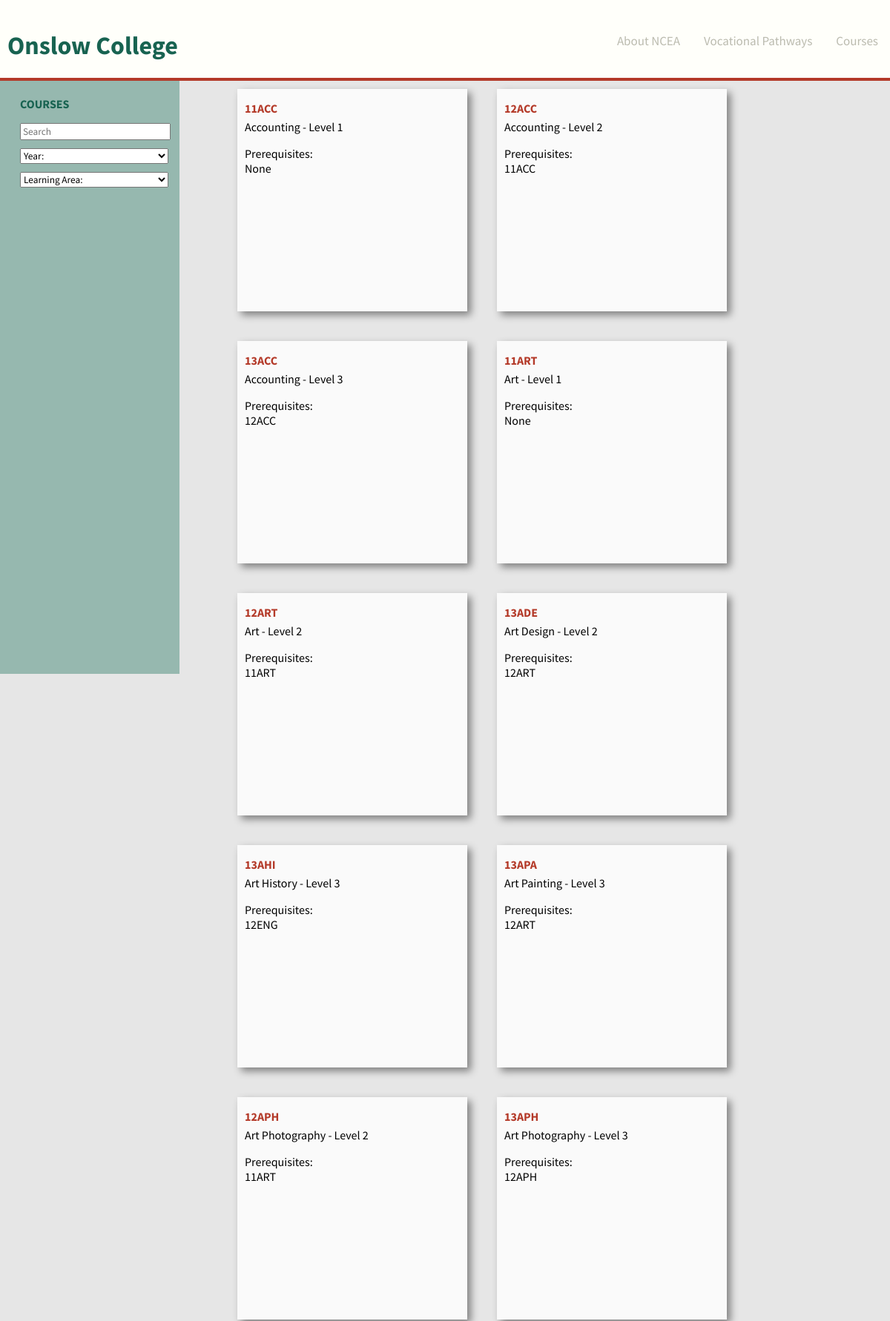
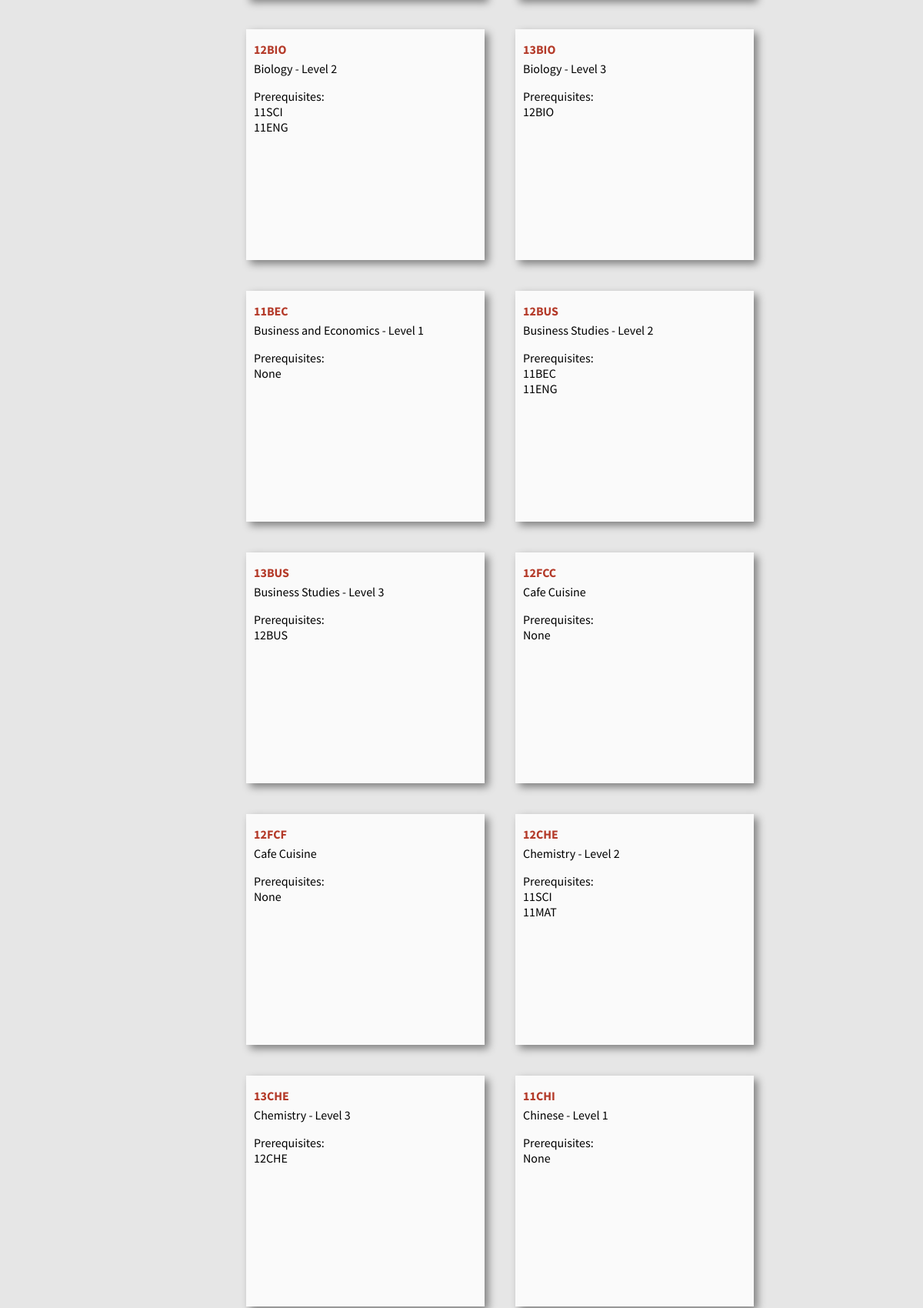
Screenshot of /MILLSMA_91635/index.php (upper part) with the database file from the repository (2 pictures, top to bottom).
### tables this page shows
CREATE TABLE IF NOT EXISTS `courses` (
  `course_id` tinyint(4) unsigned NOT NULL AUTO_INCREMENT,
  `name` varchar(64) NOT NULL,
  `level` char(2) NOT NULL,
  `code` char(3) NOT NULL,
  `contribution` varchar(64) NOT NULL,
  `eotc` varchar(64) NOT NULL,
  `info` varchar(1024) NOT NULL,
  `ue` tinyint(1) NOT NULL,
  `half` tinyint(1) NOT NULL,
  `credit_info` varchar(1024) NOT NULL,
  `la_id` tinyint(3) unsigned NOT NULL,
  PRIMARY KEY (`course_id`),
  KEY `la_id` (`la_id`)
);

CREATE TABLE IF NOT EXISTS `prerequisites` (
  `prereq_id` smallint(5) unsigned NOT NULL AUTO_INCREMENT,
  `primary_course_id` tinyint(4) unsigned NOT NULL,
  `course_id_pre` tinyint(4) unsigned NOT NULL,
  `prereq_info` varchar(256) NOT NULL,
  PRIMARY KEY (`prereq_id`),
  KEY `primary_course_id` (`primary_course_id`),
  KEY `course_id` (`course_id_pre`),
  KEY `course_id_2` (`course_id_pre`)
);

### MILLSMA_91635/index.php (the view, shortened to what this page needs)
<?php include 'header.php'; ?>
<aside>
	<button onclick="show_filters()" id="show_button">Show Filters</button>
</aside>
		<aside id='filer_side'>
			<div id='filter_content'>
			<section id='filter_header'>
			<p id='page_header'>COURSES</p>
			</section>
			<form action="index.php" method="GET">
				<?php
				echo "<section class='filter_type'><input type='text' name='course_search' id='course_search' placeholder='Search' onblur='this.form.submit()' value='";
					   if(isset($_GET['course_search'])){
						$search=trim(mysqli_real_escape_string($dbc, $_GET['course_search']));
					echo $search;}else{echo '';} echo "'>";?>
				</section>
				<section class='filter_type'><select name="year" onchange="this.form.submit()" style="width:200px;">
				<?php
				if(!isset($_GET['year']) or $_GET['year'] == '0'){$year_display = 'Year:';}
				else{$year_display = 'All Levels';}
				echo'<option value= 0 >'.$year_display.'</option>';
	?>
	</select></section>
		<section class='filter_type'><select name="learning_area" onchange="this.form.submit()" style="width:200px;">
		<?php if(!isset($_GET['learning_area']) or $_GET['learning_area'] == 0){$la_display = 'Learning Area:';}
		else{$la_display = 'All Learnign Areas';}
		echo'<option value= "none" >'.$la_display.'</option>';
		echo"</select>";?></section>
			</form>
		</div></aside>
		<?php
		$courses_query = "SELECT * FROM courses ORDER BY name ASC";
		$courses_result = mysqli_query($dbc, $courses_query);
		?>
		<div class='page_content'>
			<?php
			while($course=mysqli_fetch_assoc($courses_result)){
				if ($course['course_id'] != 0){
					echo '<a class="course_link" href="indv_course.php?course='.$course['course_id'].'">';
					$prereq_query= "SELECT * FROM prerequisites, courses WHERE courses.course_id = prerequisites.primary_course_id and primary_course_id=".$course['course_id'];
					$prereq_result = mysqli_query($dbc, $prereq_query);
				echo '<article class="subject_box"><p class="content_title">'.$course['level'].$course['code'].'</p><br>'.$course['name'].'<br><p class="prereq_container">';
				echo 'Prerequisites:<br>';
					$rowcount=mysqli_num_rows($prereq_result);
					while($prereq=mysqli_fetch_assoc($prereq_result)){
						$select_course_code_query = "SELECT level, code FROM `courses` WHERE course_id =".$prereq['course_id_pre'];
						$code_result = mysqli_query($dbc, $select_course_code_query);
						$rowcount=mysqli_num_rows($code_result);
						if($code_row = mysqli_fetch_assoc($code_result)) {
							echo $code_row['level'].$code_row['code'].'<br>';
						}}
					if($rowcount == 0){
						echo 'None';
					}
			echo '</p></article></a>';}}
			?>
		</div>
</body>
</html>

### MILLSMA_91635/header.php (shortened to what this page needs)
<!DOCTYPE html>
<html lang="en">
	<head>
		<link href="css/styles.css" rel="stylesheet">
		<link rel="stylesheet" href="https://cdnjs.cloudflare.com/ajax/libs/font-awesome/4.7.0/css/font-awesome.min.css">
	</head>
	<body>
		<div class="nav" id="navid">
	<a href="index.php" class="active"><h1>Onslow College</h1></a>
  <a href="index.php">Courses</a>
  <a href="vocational.php">Vocational Pathways</a>
  <a href="about_ncea.php">About NCEA</a>
</div>

### MILLSMA_91635/css/styles.css (style rules this page uses)
* { font-family: 'Source Sans Pro', sans-serif; }
body { background-color: #e6e6e6;margin: 0 }
h1 { color:#186351;padding-left:10px;float: left;margin-top:40px; }
.nav { overflow: hidden; background-color: #FFFFFA; border-bottom: 4px solid #B43A29; position:fixed; width:100%; }
.nav a { float: left; display: block; color: #BBBBAF; text-align: center; text-decoration: none; font-size: 17px; }
.active { float:left; }
.nav a:not(:first-child) { float:right;margin-top:30px; padding: 14px 16px; }
aside { float:left;margin-top:109px;margin-left:-8px;position:fixed; }
#filer_side { background-color:#96B8AF;height:100vh;width:250px; }
#page_header { color:#186351;font-weight: bold;float:left; }
#filter_content { padding-left:30px; }
section { padding: 5px; }
input#course_search { width:195px; }
#show_button, #hide_button { background-color: #B43A29; border: none; color: white; text-align: center; text-decoration: none; font-size: 16px; }
div.page_content { float:right;width:75%; margin-top:100px; }
article { display:inline-block;margin: 20px;background:#FAFAFA;padding-left:10px;vertical-align:top;box-shadow: 5px 5px 10px grey }
article.subject_box { height:300px;width: 300px; }
.content_title { color:#B43A29;font-weight: bold;margin-bottom:-15px; }
.prereq_container { height:100px; }
.course_link { color:#000; }

### rows the page displays
courses: level "11", code "ACC", name "Accounting - Level 1", shows "None"
courses: level "12", code "ACC", name "Accounting - Level 2"
prerequisites: course_id_pre.level "11", course_id_pre.code "ACC"
courses: level "13", code "ACC", name "Accounting - Level 3"
prerequisites: course_id_pre.level "12", course_id_pre.code "ACC"
courses: level "11", code "ART", name "Art - Level 1", shows "None"
courses: level "12", code "ART", name "Art - Level 2"
prerequisites: course_id_pre.level "11", course_id_pre.code "ART"
courses: level "13", code "ADE", name "Art Design - Level 2"
prerequisites: course_id_pre.level "12", course_id_pre.code "ART"
courses: level "13", code "AHI", name "Art History - Level 3"
prerequisites: course_id_pre.level "12", course_id_pre.code "ENG"
courses: level "13", code "APA", name "Art Painting - Level 3"
prerequisites: course_id_pre.level "12", course_id_pre.code "ART"
courses: level "12", code "APH", name "Art Photography - Level 2"
prerequisites: course_id_pre.level "11", course_id_pre.code "ART"
courses: level "13", code "APH", name "Art Photography - Level 3"
prerequisites: course_id_pre.level "12", course_id_pre.code "APH"
courses: level "12", code "BIO", name "Biology - Level 2"
prerequisites: course_id_pre.level "11", course_id_pre.code "SCI"
prerequisites: course_id_pre.level "11", course_id_pre.code "ENG"
courses: level "13", code "BIO", name "Biology - Level 3"
prerequisites: course_id_pre.level "12", course_id_pre.code "BIO"
courses: level "11", code "BEC", name "Business and Economics - Level 1", shows "None"
courses: level "12", code "BUS", name "Business Studies - Level 2"
prerequisites: course_id_pre.level "11", course_id_pre.code "BEC"
prerequisites: course_id_pre.level "11", course_id_pre.code "ENG"
courses: level "13", code "BUS", name "Business Studies - Level 3"
prerequisites: course_id_pre.level "12", course_id_pre.code "BUS"
courses: level "12", code "FCC", name "Cafe Cuisine", shows "None"
courses: level "12", code "FCF", name "Cafe Cuisine", shows "None"
courses: level "12", code "CHE", name "Chemistry - Level 2"
prerequisites: course_id_pre.level "11", course_id_pre.code "SCI"
prerequisites: course_id_pre.level "11", course_id_pre.code "MAT"
courses: level "13", code "CHE", name "Chemistry - Level 3"
prerequisites: course_id_pre.level "12", course_id_pre.code "CHE"
courses: level "11", code "CHI", name "Chinese - Level 1", shows "None"

### other values shown
form field year "Year:"
form field learning_area "Learning Area:"
